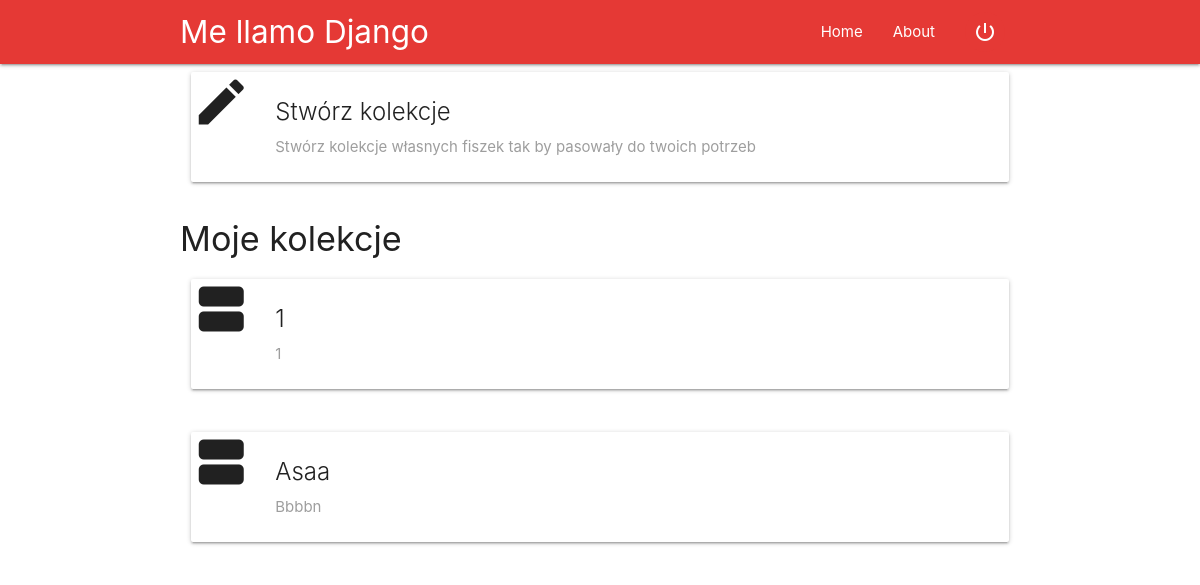
Page /category/ (signed in) on the committed database.
### memo_card/models.py (models this page shows, shortened)
class CategoryMemoCard(models.Model):
    author = models.ForeignKey(User, on_delete=models.CASCADE, related_name='my_category')
    title = models.CharField(max_length=50)
    description = models.TextField(null=True, blank=True, max_length=200)

### memo_card/views.py (the view)
# urls.py: path('category/', views.category, name ='category'),
@login_required
def category(request):
    user = request.user
    categories = CategoryMemoCard.objects.filter(author=user)
    return render(request, 'memo_card/category.html', {'categories': categories})

### memo_card/templates/memo_card/category.html (shortened to what this page needs)
{% extends "memo_card/base.html" %}
{% block content %}
    <div class="row">
      <a href="{% url 'category_form' %}" class='card-link'><div class="col s12 m12 l12">
        <div class="card horizontal">
          <div class="card-image">
            <i class="material-icons medium">create</i>
          </div>
          <div class="card-stacked">
            <div class="card-content">
              <span class="card-title">Stwórz kolekcje</span>
              <span class="left grey-text">Stwórz kolekcje własnych fiszek tak by pasowały do twoich potrzeb</span>
            </div>
          </div>
        </div>
      </div></a>
    </div>
    <h4>Moje kolekcje</h4>
    {% for category in categories %}
      <div class="row">
        <a href="{% url 'category_detail' category.id %}" class='card-link'><div class="col s12 m12 l12">
          <div class="card horizontal">
            <div class="card-image">
              <i class="material-icons medium">view_agenda</i>
            </div>
            <div class="card-stacked">
              <div class="card-content">
                <span class="card-title flow-text">{{category.title}}</span>
                <span class="left grey-text">{{category.description}}</span>
              </div>
            </div>
          </div>
        </div></a>
      </div>
    {% endfor %}
{% endblock %}

### memo_card/static/css/main.css (style rules this page uses)
.card-link { color: inherit; }

### rows in the picture
CategoryMemoCard: title "1", description "1"
CategoryMemoCard: title "Asaa", description "Bbbbn"
